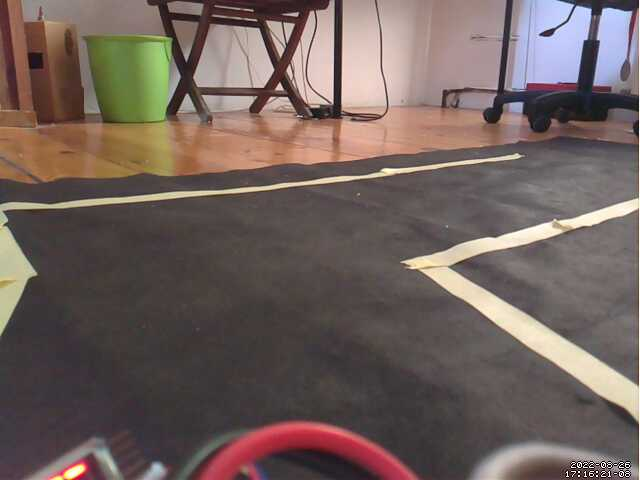
#> input picture testImg/test3.6.png, 640 x 480 px, found by its file name
$ python lineDetectionAdvanced7_photo.py
#> lines starting #> are read from the running program, lines starting #| are printed output that depends on the picture; after the words box and inside, x2 and y2 are one past the last pixel; in counts of white or black regions, pixels touching at a corner belong together
import cv2
import matplotlib.pyplot as plt
import numpy as np

#colors
OK ='\033[92m'
WARN ='\033[93m'
ERR = '\033[91m'
RESET = '\033[00m'

def canny(image):
    img_gray=cv2.cvtColor(image, cv2.COLOR_RGB2GRAY)
    img_blur=cv2.GaussianBlur(img_gray, (5, 5), 0)
    img_cann=cv2.Canny(img_blur, 150, 300)
    return img_cann

# [5 lines of commented-out code are left out]

def displayLine(image, lines, color=(0, 0, 255), color2=(0, 0, 255),list=True):
    def draw(x1,y1,x2,y2):
        cv2.line(line_image, (x1, y1), (x2, y2), color, 4)
        cv2.circle(line_image, (x2, y2), 3, color2, 3)
    line_image= np.zeros_like(image)
    if lines is not None:
        if list:
            for line in lines:
                if line is not None:
                    x1,y1,x2,y2=line.reshape(4)
                    draw(x1,y1,x2,y2)
        else:
            x1, y1, x2, y2=lines
            draw(x1, y1, x2, y2)
    return line_image

# [7 lines of commented-out code are left out]

def avarageSlopeIntersect(image, lines): #wyciąganie średniej z lini
    leftFit=[] #lewy pas
    rightFit=[] #prawy pas
    for line in lines:
        x1, y1, x2, y2 = line.reshape(4)
        parameters= np.polyfit((x1,x2),(y1,y2), 1)
        slope = parameters[0] #nachylenie linii
        intercept = parameters[1]
        if slope < 0: #jeżeli funkcja rosnąca
            leftFit.append((slope, intercept)) #dodaj linie do lewego pasa
        elif slope > 0:
            rightFit.append((slope, intercept)) #jeżeli funkcja malejąca dodaj linie do prawego pasa
        else:
            pass
    leftFitAvarage = np.average(leftFit, axis=0) #średnia
    rightFitAverage = np.average(rightFit, axis=0) #średnia
    leftLine = makeCoords(image, leftFitAvarage) #koordynaty lini
    rightLine = makeCoords(image, rightFitAverage) #koordynaty lini
    return np.array([leftLine, rightLine])

def AnalizeForLines(image):
    img_cann=canny(image)  # zastosowanie metody canny
    img_crop=regionOfIntrest(img_cann, 0)  # przycięcie zdjęcia
    try:
        lines=cv2.HoughLinesP(img_crop, 2, np.pi / 180, 70, None, minLineLength=60, maxLineGap=20)
        avaraged_lines=avarageSlopeIntersect(image, lines)
        image_lines=displayLine(image, lines)
        cv2.imshow("Detected lines", image_lines)
        image_lines=displayLine(image, avaraged_lines)
        cv2.imshow("Avaraged lines", image_lines)
        img_comb=cv2.addWeighted(image, 0.6, image_lines, 1, 1, 1)
        return img_comb, img_crop
    except:
        return image

def makeCoords(image, line_params):
    slope, intercept = line_params
    y1 = image.shape[0]
    y2 = int(y1*(2/5))
    x1=int((y1-intercept)/slope)
    x2=int((y2-intercept)/slope)
    return np.array([x1,y1,x2,y2])

def regionOfIntrest(image, normal=0):
    height, width = image.shape[0], image.shape[1]
    if normal==1:
        area=np.array([[(70,90), (570,90), (width // 2, height + 20)]]) # trójkąt
    elif normal == 2:
        area=np.array([[(0, height), (width - 3, height), (width - 3, int(height * (2 / 3))),(0, int(height * (2 / 3)))]])  #prostokąt dolna 1/3
    else:
        area=np.array([[(0, height), (width - 3, height), (width - 3, int(height * (1 / 3))),(0, int(height * (1 / 3)))]])  # prostokąt dolne 2/3
    mask=np.zeros_like(image) #puste zdjęcie o wymiarach oryginału
    cv2.fillPoly(mask,area,(255,255,255)) #wypełnienie pustego zdjęcia białym kolorem wedłóg zadanego kształtu
    img_mask=cv2.bitwise_and(image,mask) #operacja and na podanych obrazach
    return img_mask

def perspectiveWarp(image):
    IMAGE_H, IMAGE_W, _=image.shape
    src=np.float32([[0, IMAGE_H], [IMAGE_W, IMAGE_H], [0, 0], [IMAGE_W, 0]])
    dst=np.float32([[300, IMAGE_H], [355, IMAGE_H], [0, 0], [IMAGE_W, 0]])
    M=cv2.getPerspectiveTransform(src, dst)  # The transformation matrix
    image=image[int(IMAGE_H * (1 / 4)):IMAGE_H, 0:IMAGE_W]  # Apply np slicing for ROI crop
    warped_img=cv2.warpPerspective(image, M, (IMAGE_W, IMAGE_H))  # Image warping
    return warped_img

def swapInvertedLines(lines):
    B=lines[:,3]-lines[:,1]
    index=np.where(B>0)
    lines_copy=np.copy(lines)
    lines[index, 0]=lines_copy[index, 2]
    lines[index, 1]=lines_copy[index, 3]
    lines[index, 2]=lines_copy[index, 0]
    lines[index, 3]=lines_copy[index, 1]
    return lines

# [4 lines left out: function swapLine, not called in this run]

def distaceBetweenPoints(starting_line, lines, returnSorted=False, displacement=False):
    newLine=starting_line.copy()
    if displacement:
        swapLine(newLine)
    lineArr=abs(lines-newLine)
    index=np.arange(len(lines)).reshape(-1,1)
    xPoints, yPoints = lineArr[:,0], lineArr[:,1]
    pointDist=np.sqrt(xPoints**2+yPoints**2)
    retArr=np.concatenate((pointDist.reshape(-1,1),lineArr.T[0].reshape(-1,1)), axis=1)
    retArr=np.concatenate((retArr,index),axis=1)
    if returnSorted:
        sort=retArr[:,0].argsort()
        retArr=retArr[sort]
    return retArr

def detectStartingLines(lines, lastLineLeft=None, lastLineRight=None):
    if lastLineLeft is not None and lastLineRight is not None:
        return np.array([lastLineLeft,lastLineRight])
    else:
        maxDist=70
        maxXDisp=30
        print(f'{WARN}Detecting starting lines...')
        startingPoints=[[266, 460, 0, 0], [381, 460, 0, 0]]
        lineLeftDist=distaceBetweenPoints(startingPoints[0], lines, True)
        lineRightDist=distaceBetweenPoints(startingPoints[1], lines, True)
        if lineLeftDist[0][0] < maxDist and lineLeftDist[0][1] < maxXDisp:
            lineLeft=lines[int(lineLeftDist[0][2])]
            print(f'{OK}Left lane - OK{RESET}')
        else:
            print(f'{ERR}Left lane - Out of bounds{RESET}')
            lineLeft=None
        if lineRightDist[0][0] < maxDist and lineRightDist[0][1] < maxXDisp:
            lineRight=lines[int(lineRightDist[0][2])]
            print(f'{OK}Right lane - OK{RESET}')
        else:
            print(f'{ERR}Right lane - Out of bounds{RESET}')
            lineRight=None
        return np.array([lineLeft,lineRight])

def detectBirdLines(line_start, lines, image):
    maxDist=40
    detectedLines=[[],[]]
    for lineNr, line in enumerate(line_start):
        if line is None:
            continue
        linesSorted=distaceBetweenPoints(line, lines, True, displacement=True)
        if linesSorted[0][0] < maxDist:
            detectedLines[lineNr].append(lines[int(linesSorted[0][2])])
    return detectedLines

def analizeBirdView(image):
    img_warped=perspectiveWarp(image)
    img_canny=canny(img_warped)
    img_crop=regionOfIntrest(img_canny, 1)
    lines=cv2.HoughLinesP(img_crop, 2, np.pi / 180, 30, None, minLineLength=40, maxLineGap=20)
    lines=np.array(lines).reshape(-1, 4)
    lines=swapInvertedLines(lines)
    print('Lines detected on Image: ',len(lines))

    detected_starting_lines=detectStartingLines(lines)
    for line in detected_starting_lines:
        ind_log=np.where(4 == np.sum(lines == line, axis=1), False, True)
        lines=lines[ind_log]
    print(f'{WARN}Detecting next lines...{RESET}')
    detected_lines=detectBirdLines(detected_starting_lines, lines, image)
    print(f'Found {len(detected_lines)} lines')
    img_statingLinesLeft=displayLine(image, detected_starting_lines[0],(0,255,0),(0,225,0), list=False)
    img_statingLinesRight=displayLine(image, detected_starting_lines[1], list=False)
    img_detectedLeftLines=displayLine(image, detected_lines[0], (0,255,0),(0,225,0))
    img_detectedRightLines=displayLine(image, detected_lines[1])
    img_comb=cv2.addWeighted(img_warped, 0.6, img_statingLinesLeft,1,1,1)
    img_comb2=cv2.addWeighted(img_comb, 1, img_statingLinesRight,1,1,1)
    img_comb3=cv2.addWeighted(img_comb2, 1, img_detectedLeftLines, 1, 1, 1)
    img_comb4=cv2.addWeighted(img_comb3, 1, img_detectedRightLines, 1, 1, 1)
    return img_comb4, img_crop


img = cv2.imread('../testImg/test3.6.png')
#> img is the input picture: shape (480, 640, 3); mean B, G, R 92.9, 97.4, 112.2
i1, i2 = AnalizeForLines(img)
#> in canny, `img_cann=cv2.Canny(img_blur, 150, 300)`:
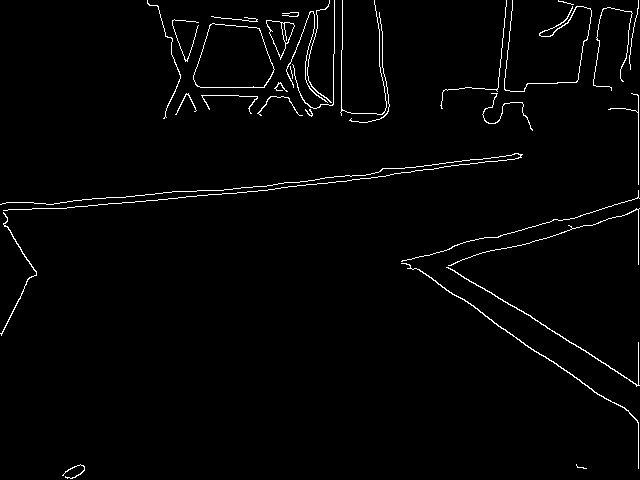
#> img_cann: shape (480, 640); 1.9% white in thin lines or dots
#> in regionOfIntrest, `cv2.fillPoly(mask,area,(255,255,255))`:
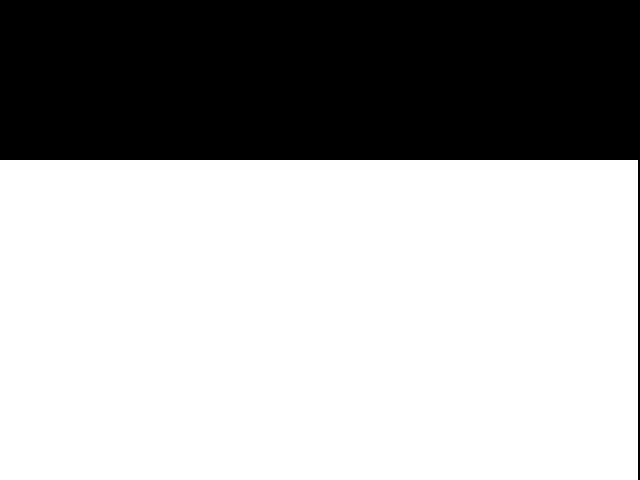
#> mask: shape (480, 640); 66.5% white; 1 black region, box (x1, y1, x2, y2) and area: (0, 0, 640, 480) 103040
#> in AnalizeForLines, `lines=cv2.HoughLinesP(img_crop, 2, np.pi / 180, 70, None, minLineLengt..`: lines = 15 rows, first 6: [45, 203, 204, 190], [379, 171, 469, 160], [454, 270, 635, 383], [56, 208, 274, 189], [406, 260, 549, 360], [215, 190, 307, 181]
#> the loop in avarageSlopeIntersect, `for line in lines:` made 15 passes
#> (x1, y1, x2, y2, slope, intercept) on passes 1 to 8: (45, 203, 204, 190, -0.0818, 206.7), (379, 171, 469, 160, -0.122, 217.3), (454, 270, 635, 383, 0.624, -13.44), (56, 208, 274, 189, -0.0872, 212.9), (406, 260, 549, 360, 0.699, -23.92), (215, 190, 307, 181, -0.0978, 211), (491, 237, 551, 221, -0.267, 367.9), (561, 232, 635, 210, -0.297, 398.8)
#> after the loop in avarageSlopeIntersect, `for line in lines:`: leftFit = [(-0.0818, 206.7), (-0.122, 217.3), (-0.0872, 212.9), (-0.0978, 211), (-0.267, 367.9), (-0.297, 398.8), (-0.12, 220.4), (-0.1, 215.1), (-0.279, 389.5), (-1.97, 337)]; rightFit = [(0.624, -13.44), (0.699, -23.92), (0.678, -12.41), (0.674, -10.44), (0.598, 0.439)]
#> in avarageSlopeIntersect, `leftFitAvarage = np.average(leftFit, axis=0)`: leftFitAvarage = [-0.342, 277.7]
#> in avarageSlopeIntersect, `rightFitAverage = np.average(rightFit, axis=0)`: rightFitAverage = [0.655, -11.95]
#> in makeCoords, `slope, intercept = line_params`: slope = -0.342; intercept = 277.7
#> in makeCoords, `x1=int((y1-intercept)/slope)`: x1 = -591
#> in makeCoords, `x2=int((y2-intercept)/slope)`: x2 = 250
#> in avarageSlopeIntersect, `leftLine = makeCoords(image, leftFitAvarage)`: leftLine = [-591, 480, 250, 192]
#> in avarageSlopeIntersect, `rightLine = makeCoords(image, rightFitAverage)`: rightLine = [751, 480, 311, 192]
#> in AnalizeForLines, `avaraged_lines=avarageSlopeIntersect(image, lines)`: avaraged_lines = [[-591, 480, 250, 192], [751, 480, 311, 192]]
#> the loop in displayLine, `for line in lines:` made 15 passes
#> in AnalizeForLines, `image_lines=displayLine(image, lines)`:
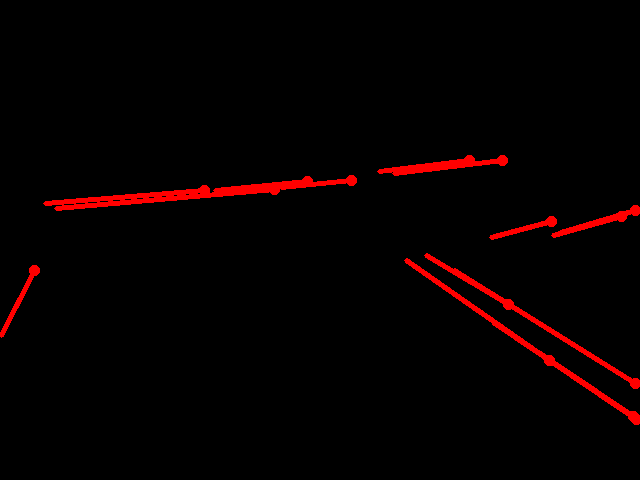
#> image_lines: shape (480, 640, 3); mean B, G, R 0, 0, 7
#> the loop in displayLine (call 2), `for line in lines:` made 2 passes
cv2.imshow("Input image",img)
cv2.imshow("normal_canny",i2)
cv2.imshow("Final image",i1)
i3, i4 = analizeBirdView(img)
#> in perspectiveWarp, `image=image[int(IMAGE_H * (1 / 4)):IMAGE_H, 0:IMAGE_W]`:
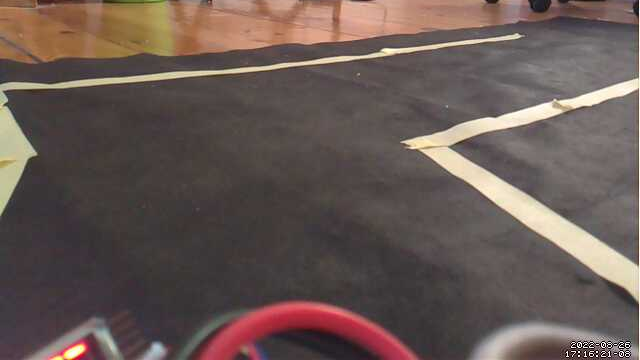
#> image: shape (360, 640, 3); mean of channels 0, 1, 2 83.9, 88.7, 103.5; drawn as B, G, R
#> in canny (call 2), `img_gray=cv2.cvtColor(image, cv2.COLOR_RGB2GRAY)`:
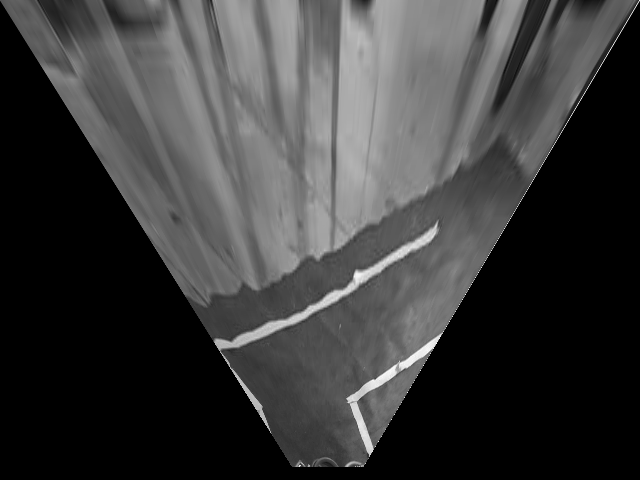
#> img_gray: shape (480, 640); min 0, max 250, mean 59.1
#> call 2 of regionOfIntrest, with normal = 1
#> in regionOfIntrest (call 2), `img_mask=cv2.bitwise_and(image,mask)`:
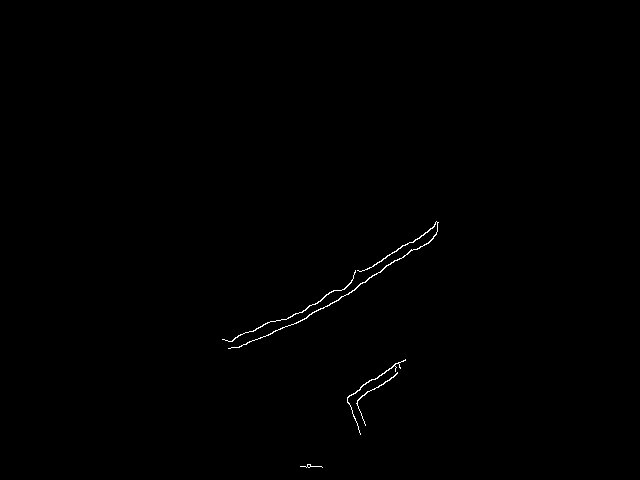
#> img_mask: shape (480, 640); 0.29% white in thin lines or dots, all inside (x1, y1, x2, y2) = (222, 221, 439, 468)
#> in analizeBirdView, `lines=cv2.HoughLinesP(img_crop, 2, np.pi / 180, 30, None, minLineLengt..`: lines = [[302, 312, 437, 225], [358, 285, 433, 238], [237, 347, 306, 318], [383, 258, 437, 228], [227, 340, 303, 311], [349, 403, 397, 373], [305, 318, 365, 282], [347, 399, 398, 362], [384, 267, 436, 234], [228, 341, 271, 321], [304, 310, 353, 277]]
#> in swapInvertedLines, `B=lines[:,3]-lines[:,1]`: B = [-87, -47, -29, -30, -29, -30, -36, -37, -33, -20, -33]
#> in swapInvertedLines, `index=np.where(B>0)`: index = (empty array,)
#> in swapInvertedLines, `lines_copy=np.copy(lines)`: lines_copy has the same summary as lines in analizeBirdView
#| Lines detected on Image:  11
#> in distaceBetweenPoints, `lineArr=abs(lines-newLine)`: lineArr = [[36, 148, 437, 225], [92, 175, 433, 238], [29, 113, 306, 318], [117, 202, 437, 228], [39, 120, 303, 311], [83, 57, 397, 373], [39, 142, 365, 282], [81, 61, 398, 362], [118, 193, 436, 234], [38, 119, 271, 321], [38, 150, 353, 277]]
#> in distaceBetweenPoints, `index=np.arange(len(lines)).reshape(-1,1)`: index = [0, 1, 2, 3, 4, 5, 6, 7, 8, 9, 10]
#> in distaceBetweenPoints, `xPoints, yPoints = lineArr[:,0], lineArr[:,1]`: xPoints = [36, 92, 29, 117, 39, 83, 39, 81, 118, 38, 38]; yPoints = [148, 175, 113, 202, 120, 57, 142, 61, 193, 119, 150]
#> in distaceBetweenPoints, `pointDist=np.sqrt(xPoints**2+yPoints**2)`: pointDist = [152.3, 197.7, 116.7, 233.4, 126.2, 100.7, 147.3, 101.4, 226.2, 124.9, 154.7]
#> in distaceBetweenPoints, `retArr=np.concatenate((pointDist.reshape(-1,1),lineArr.T[0].reshape(-1..`: retArr = [[152.3, 36], [197.7, 92], [116.7, 29], [233.4, 117], [126.2, 39], [100.7, 83], [147.3, 39], [101.4, 81], [226.2, 118], [124.9, 38], [154.7, 38]]
#> in distaceBetweenPoints, `retArr=np.concatenate((retArr,index),axis=1)`: retArr = [[152.3, 36, 0], [197.7, 92, 1], [116.7, 29, 2], [233.4, 117, 3], [126.2, 39, 4], [100.7, 83, 5], [147.3, 39, 6], [101.4, 81, 7], [226.2, 118, 8], [124.9, 38, 9], [154.7, 38, 10]]
#> in distaceBetweenPoints, `sort=retArr[:,0].argsort()`: sort = [5, 7, 2, 9, 4, 6, 0, 10, 1, 8, 3]
#> in distaceBetweenPoints, `retArr=retArr[sort]`: retArr = [[100.7, 83, 5], [101.4, 81, 7], [116.7, 29, 2], [124.9, 38, 9], [126.2, 39, 4], [147.3, 39, 6], [152.3, 36, 0], [154.7, 38, 10], [197.7, 92, 1], [226.2, 118, 8], [233.4, 117, 3]]
#> in detectStartingLines, `lineLeftDist=distaceBetweenPoints(startingPoints[0], lines, True)`: lineLeftDist has the same summary as retArr in distaceBetweenPoints
#> in detectStartingLines, `lineRightDist=distaceBetweenPoints(startingPoints[1], lines, True)`: lineRightDist = [[65.37, 32, 5], [69.84, 34, 7], [161.1, 76, 6], [167.8, 79, 0], [168.6, 77, 10], [176.5, 23, 1], [183, 144, 2], [193, 3, 8], [193.8, 153, 9], [195.2, 154, 4], [202, 2, 3]]
#> the loop in analizeBirdView, `for line in detected_starting_lines:` made 2 passes
#> the loop in detectBirdLines, `for lineNr, line in enumerate(line_start):` made 2 passes
#> (lineNr, line) on passes 1 to 2: (0, None), (1, None)
#> in analizeBirdView, `detected_lines=detectBirdLines(detected_starting_lines, lines, image)`: detected_lines = [[], []]
#| Found 2 lines
#> in analizeBirdView, `img_comb=cv2.addWeighted(img_warped, 0.6, img_statingLinesLeft,1,1,1)`:
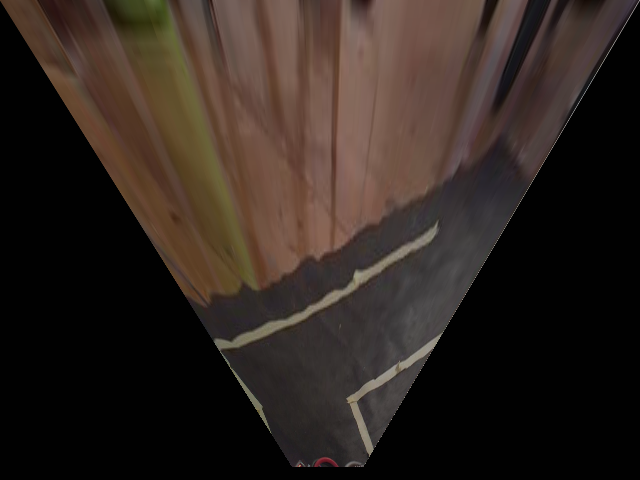
#> img_comb: shape (480, 640, 3); mean of channels 0, 1, 2 31.5, 36.9, 46.9; drawn as B, G, R
cv2.imshow("warped",i3)
cv2.imshow("warped_canny",i4)
#> (the run stopped early here; a loop or call above may not have finished)
